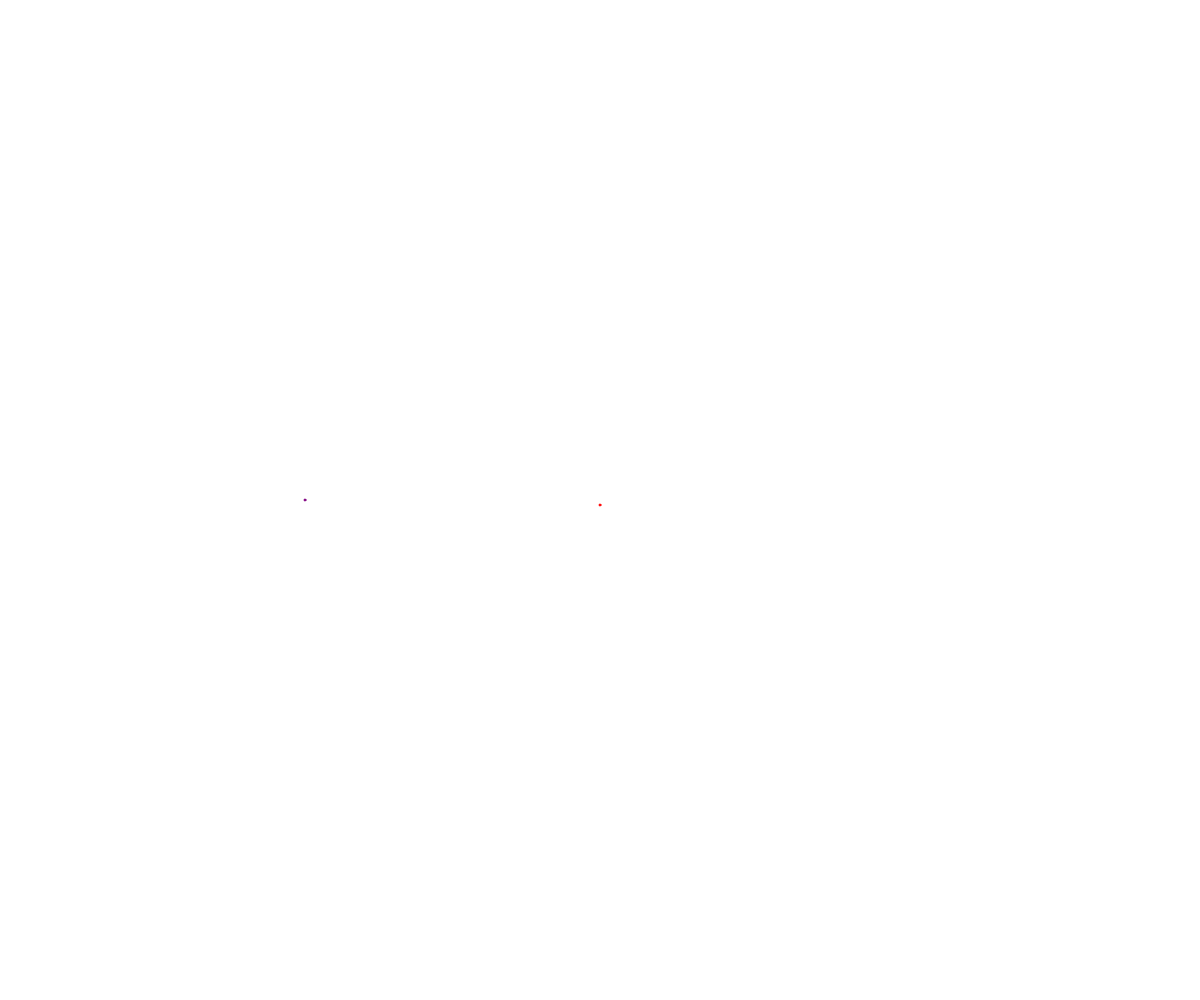
Frame 1 (no input)
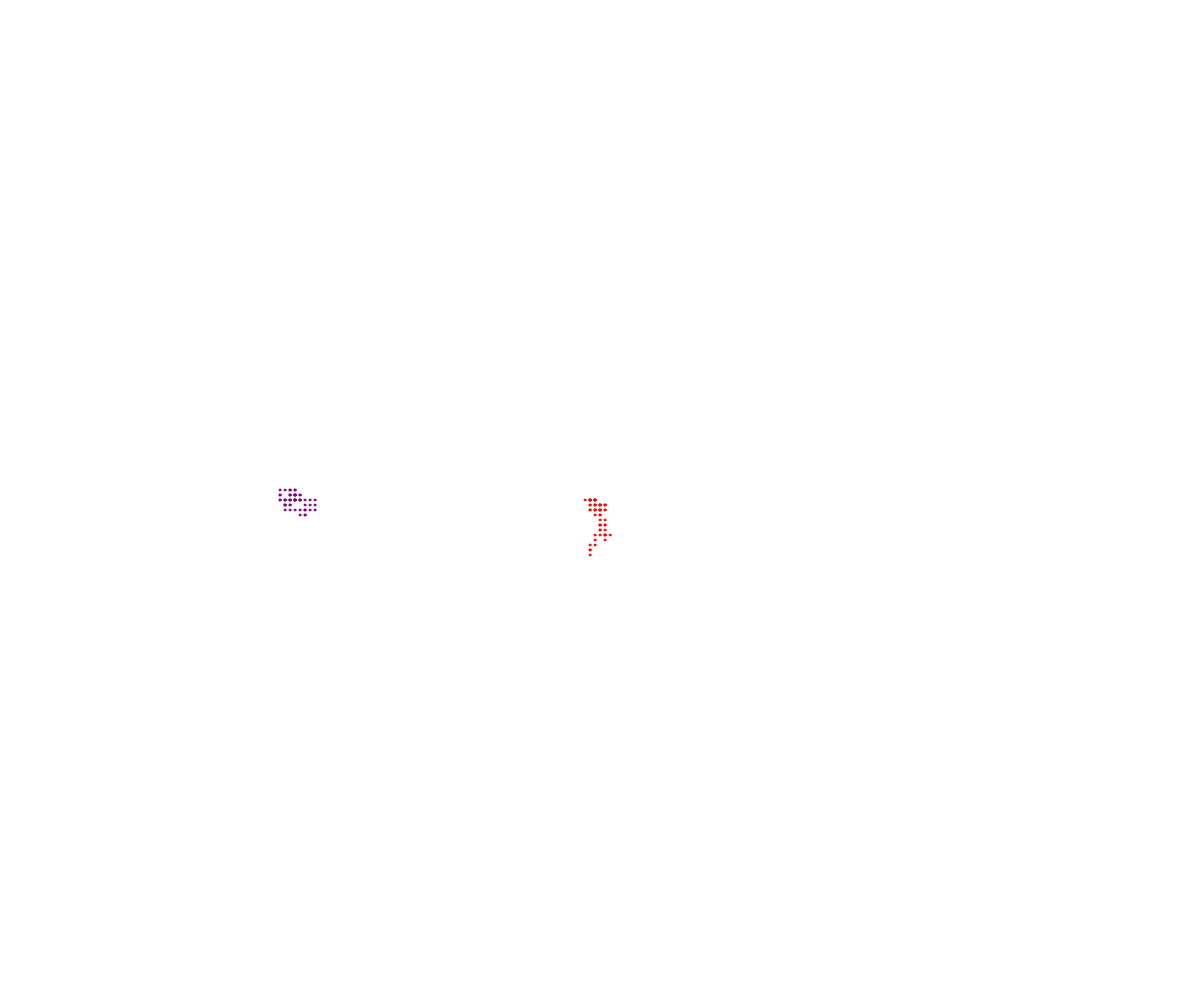
Frame 60 (no input)
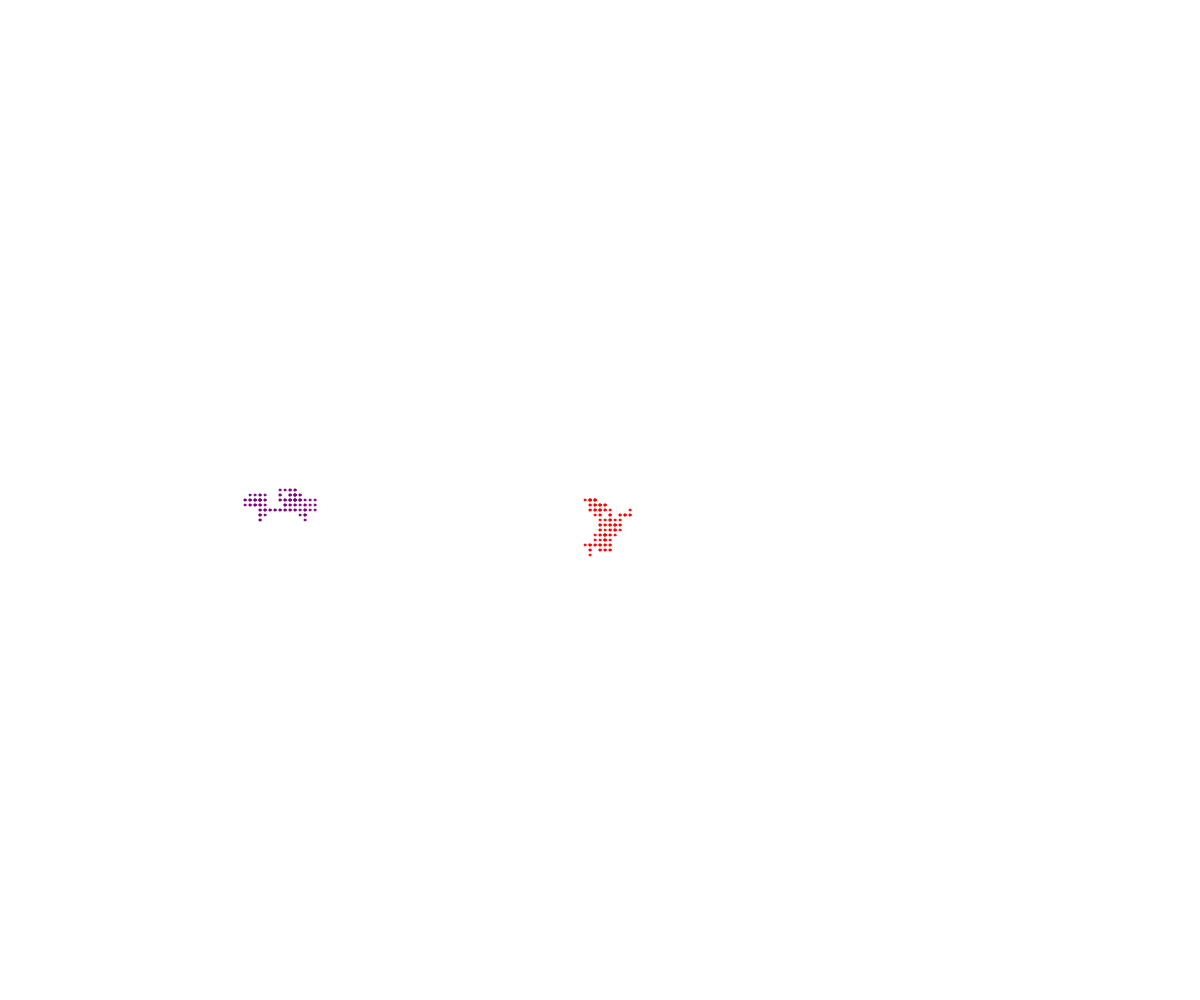
Frame 120 (the mouse pressed at the canvas centre since frame 60)

The p5.js sketch that drew these frames (run headless with seeded random() and noise() and a simulated clock; from frame 60 on, the mouse is pressed at the canvas centre):

// p5.js sketch
// ── sketch.js
// Walker OOP Demo

class Walker {
  constructor(x, y, color){
    this.x = x;
    this.y = y;
    this.diameter = 2;
    this.speed = 5;
    this.color = color;
  }

  display(){
    fill(this.color);
    stroke(this.color);
    circle(this.x, this.y, this.diameter);
  }

  move(){
    let choice = random(100);
    if (choice < 25){
      // right
      this.x += this.speed;
    }
    else if (choice < 50){
      // left
      this.x -= this.speed;
    }
    else if (choice < 75){
      // down
      this.y += this.speed;
    }
    else {
      // up
      this.y -= this.speed;
    }
  }
}

let zeph;
let violet;

function setup() {
  createCanvas(windowWidth, windowHeight);
  zeph = new Walker(width/2, height/2, "red");
  violet = new Walker(300, 500, "purple");
}

function draw() {
  zeph.move();
  violet.move();
  
  zeph.display();
  violet.display();
}
